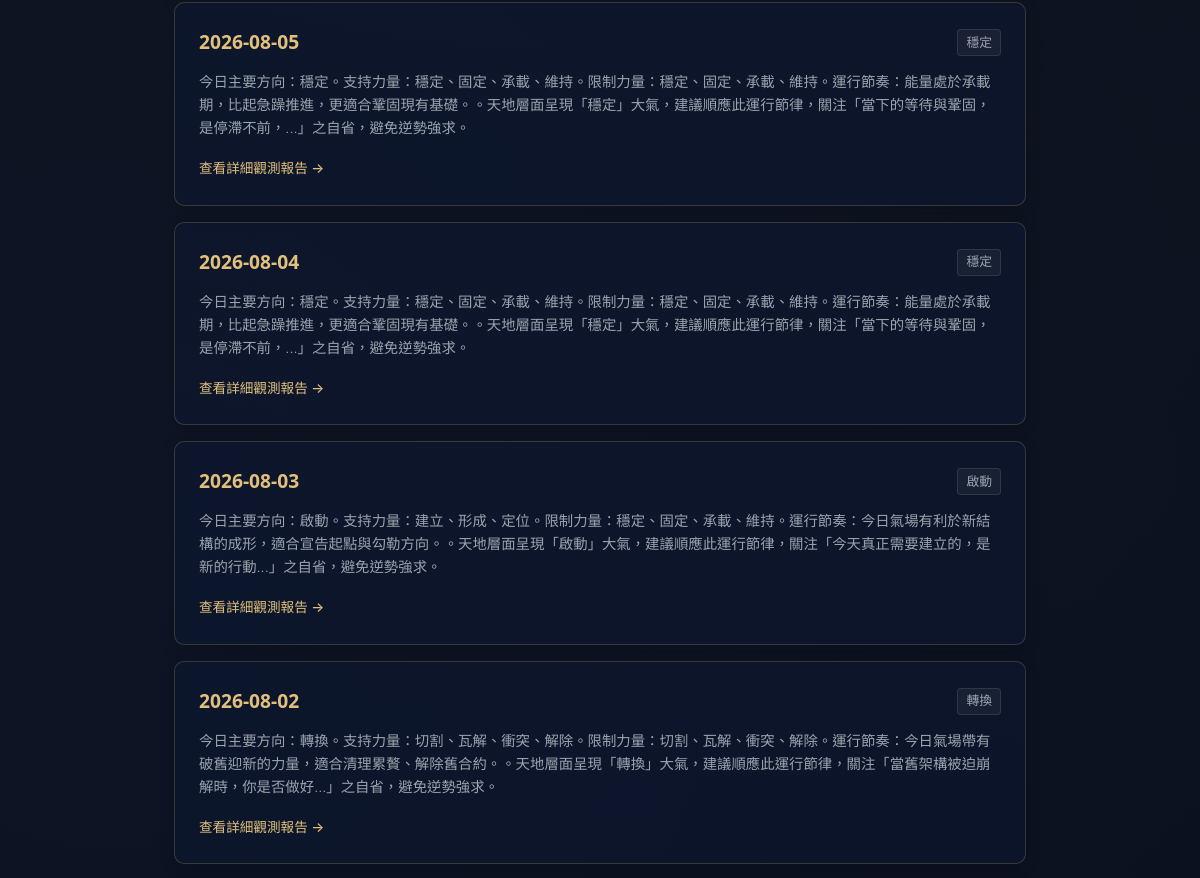
Page /archive (middle part) on the earlier database version.
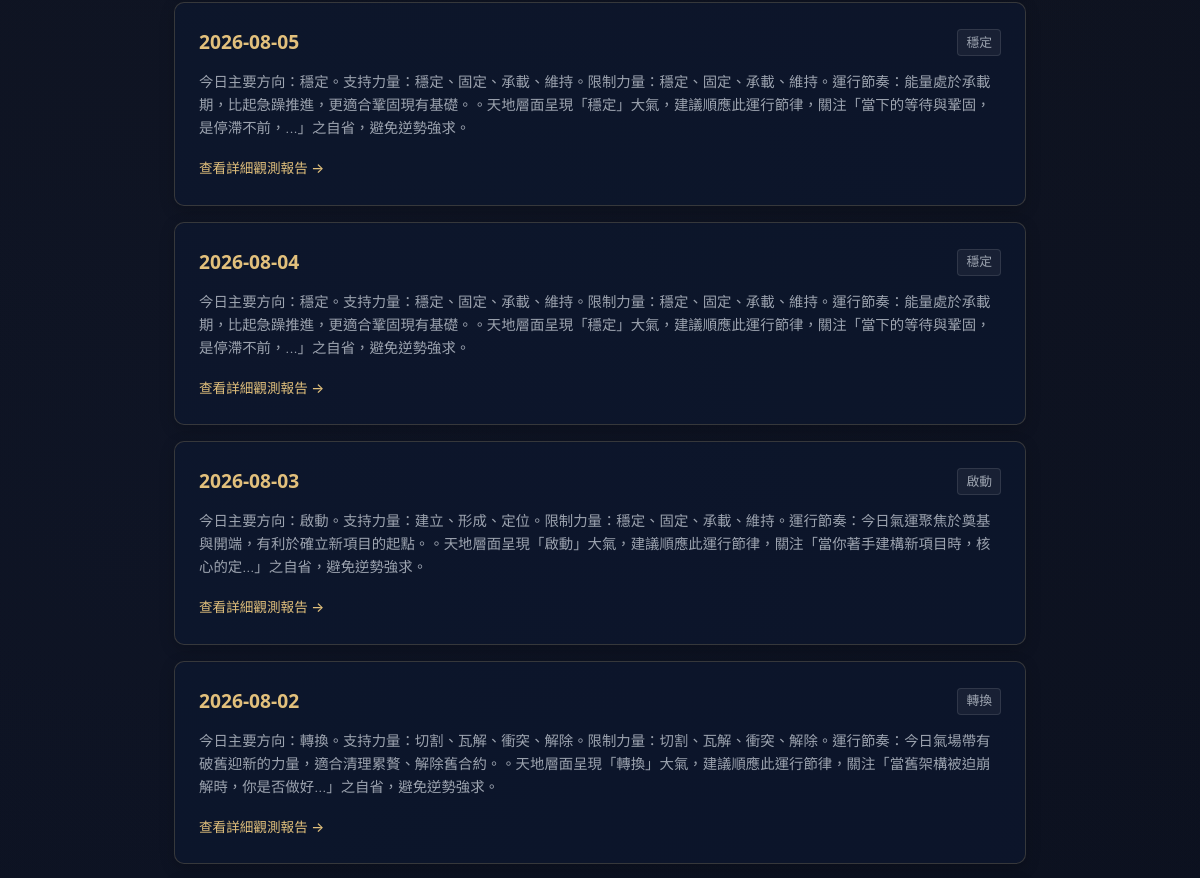
Same page on the later database version.
### tables this page shows
CREATE TABLE daily_states (
            id INTEGER PRIMARY KEY AUTOINCREMENT,
            date TEXT NOT NULL,
            timezone TEXT NOT NULL,
            city TEXT NOT NULL,
            raw_timing_data TEXT NOT NULL,
            semantic_vectors TEXT NOT NULL,
            primary_force TEXT NOT NULL,
            secondary_force TEXT NOT NULL,
            constraint_force TEXT NOT NULL,
            daily_rhythm TEXT NOT NULL,
            daily_summary TEXT NOT NULL,
            reflection_question TEXT NOT NULL,
            created_at TEXT NOT NULL,
            UNIQUE(date, timezone, city)
        );

### app.py (the view)
@app.get("/archive", response_class=HTMLResponse)
def read_archive(request: Request):
    states = get_all_daily_states()
    return templates.TemplateResponse(request=request, name="archive.html", context={"request": request, "states": states})

### templates/archive.html (shortened to what this page needs)
<!DOCTYPE html>
<html lang="zh-TW">
<head>
    <link rel="stylesheet" href="/static/style.css">
</head>
<body>
    <main class="container">
        <section class="archive-list-container">
            {% if states %}
                {% for st in states %}
                <div class="archive-item-card">
                    <div class="archive-date-row">
                        <span class="archive-date gold-text">{{ st.date }}</span>
                        <span class="archive-rhythm-badge">{{ st.daily_rhythm }}</span>
                    </div>
                    <p class="archive-summary">{{ st.daily_summary }}</p>
                    <a href="/date/{{ st.date }}" class="btn-text-gold">查看詳細觀測報告 →</a>
                </div>
                {% endfor %}
            {% else %}
                <div class="card empty-card">
                    <p>目前尚無歷史檔案記錄。請先在前台查詢或自動生成特定日期天時。</p>
                </div>
            {% endif %}
        </section>
    </main>
</body>
</html>

### static/style.css (style rules this page uses)
:root { --bg-dark: #050A18; --bg-card: rgba(13, 23, 49, 0.65); --gold: #E2C07C; --gold-hover: #D4AF37; --gold-border: rgba(226, 192, 124, 0.2); --gold-border-bright: rgba(226, 192, 124, 0.4); --text-primary: #F3F4F6; --text-secondary: #9CA3AF; --text-muted: #6B7280; --font-serif: 'STHeitiTC-Light', 'Microsoft JhengHei Light', 'PingFang TC', system-ui, -apple-system, sans-serif; --font-sans: 'STHeitiTC-Light', 'Microsoft JhengHei Light', 'PingFang TC', 'Inter', 'Outfit', system-ui, -apple-system, sans-serif; --green-accent: #34D399; --red-accent: #F87171; }
* { box-sizing: border-box; margin: 0; padding: 0; }
body { background-color: var(--bg-dark); background-image: radial-gradient(circle at 50% 0%, rgba(226, 192, 124, 0.05) 0%, transparent 70%), radial-gradient(circle at 10% 30%, rgba(13, 23, 49, 0.4) 0%, transparent 50%); color: var(--text-primary); font-family: var(--font-sans); font-weight: 300; line-height: 1.6; -webkit-font-smoothing: antialiased; padding-bottom: 2rem; }
.container { max-width: 900px; margin: 2rem auto; padding: 0 1.5rem; }
.gold-text { color: var(--gold); font-weight: 600; }
.archive-item-card { background: var(--bg-card); border: 1px solid var(--gold-border); border-radius: 10px; padding: 1.5rem; margin-bottom: 1rem; box-shadow: 0 4px 15px rgba(0, 0, 0, 0.2); transition: border-color 0.3s; }
.archive-date-row { display: flex; justify-content: space-between; align-items: center; margin-bottom: 0.75rem; }
.archive-date { font-family: var(--font-serif); font-size: 1.2rem; font-weight: 700; }
.archive-rhythm-badge { font-size: 0.8rem; background: rgba(255, 255, 255, 0.05); border: 1px solid rgba(255, 255, 255, 0.1); color: var(--text-secondary); padding: 0.15rem 0.5rem; border-radius: 4px; }
.archive-summary { font-size: 0.9rem; color: var(--text-secondary); margin-bottom: 1rem; line-height: 1.6; }
.btn-text-gold { color: var(--gold); text-decoration: none; font-size: 0.85rem; font-weight: 500; transition: color 0.3s; }

Differences in the rows shown:
removed daily_states: date "2026-08-03", daily_rhythm "啟動", daily_summary "今日主要方向：啟動。支持力量：建立、形成、定位。限制力量：穩定、固定、承載、維持。運行節奏：今日氣場有利於新結構的成形，適合宣告起點與勾勒方向。。天地層面呈現「啟動」大氣，建議順應此運行節律，關注「今天真正需要建立的，是新的行動...」之自省，避免逆勢強求。"
added daily_states: date "2026-08-03", daily_rhythm "啟動", daily_summary "今日主要方向：啟動。支持力量：建立、形成、定位。限制力量：穩定、固定、承載、維持。運行節奏：今日氣運聚焦於奠基與開端，有利於確立新項目的起點。。天地層面呈現「啟動」大氣，建議順應此運行節律，關注「當你著手建構新項目時，核心的定...」之自省，避免逆勢強求。"
